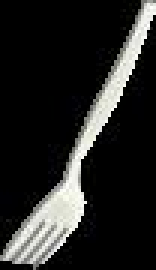
#> input picture 1_object_extraction_output/Ausschnitte/fork-big_0_02.jpg, 52 x 90 px, given in place of fork-big_04.jpg, which was not available (shown 3 times larger)
$ jupyter execute projekt-objektextraktion.ipynb   (shell and % lines are left out)   (text cells are left out)
#> lines starting #> are read from the running program, lines starting #| are printed output that depends on the picture; after the words box and inside, x2 and y2 are one past the last pixel; in counts of white or black regions, pixels touching at a corner belong together; pictures that were not available may be replaced by others from this repository, and a replacement may not be noted
### object_extraction.py
# %% [code]
#!/usr/bin/env python3
try:
    import os
    import sys
    import math
    import numpy as np
    from matplotlib.colors import rgb_to_hsv

    import logging
    from skimage.transform import resize
    from skimage.io import imsave
    from skimage.morphology import erosion,closing,area_closing,closing,opening,dilation
    from skimage.morphology import square
    from skimage.measure import label, regionprops, regionprops_table
    import pdb
    import matplotlib.pyplot as plt
    import argparse
    from glob import glob
    import configparser
    from progressbar import progressbar
    from multiprocessing import Pool
    from functools import partial

except  ModuleNotFoundError as err:
    print("""Einige Module konnten nicht importiert werden. Um dieses Skript zu starten, sollte zunächst der Befehl "source bin/activate" (oder poetry shell o.ä.) in der Kommandozeile eingegeben werden.""")
    raise
    #sys.exit(1)

def intOrNone(n):
    if n is None:
        return None
    else: return int(n)

def load_file(imstr):
    im = plt.imread(imstr)
    if len(im.shape)==2:
        im = np.stack((im,)*3, axis=-1)
    elif im.shape[2]==1:
        im = np.stack((im,)*3, axis=-1).reshape(*im.shape,3)
    elif im.shape[2]==4:
        im = im[:,:,[0,1,2]]

    return im

# [38 lines left out: function fill_borders, not called in this run]

def fill_borders_separate(im, value_to_fill=0,
                 top_fraction=0.0, bottom_fraction=0.0,
                 left_fraction=0.1, right_fraction=0.1):
    """
    top_fraction: Der Bruchteil der Bildzeilen, die oben abgeschnitten und ersetzt werden sollen.
    bottom_fraction: Der Bruchteil der Bildzeilen, die unten abgeschnitten und ersetzt werden sollen.
    left_fraction: Der Bruchteil der Bildspalten, die links abgeschnitten und ersetzt werden sollen.
    right_fraction: Der Bruchteil der Bildspalten, die rechts abgeschnitten und ersetzt werden sollen.
    """
    nRows, nCols = im.shape[0], im.shape[1]
    im_cropped = im.copy()

    # Berechne die Anzahl der Zeilen und Spalten, die ersetzt werden sollen
    n_top = int(top_fraction * nRows)
    n_bottom = int(bottom_fraction * nRows)
    n_left = int(left_fraction * nCols)
    n_right = int(right_fraction * nCols)

    logging.debug(f'Lösche {n_top} Zeilen oben, {n_bottom} Zeilen unten, {n_left} Spalten links und {n_right} Spalten rechts.')

    if len(im_cropped.shape) == 4 and im_cropped.shape[0] == 1:
        im_cropped = im_cropped.reshape(*im_cropped.shape[1:])

    if len(im_cropped.shape) == 2:
        # Für Graustufenbilder
        im_cropped[:n_top, :] = value_to_fill
        if n_bottom > 0:
            im_cropped[-n_bottom:, :] = value_to_fill

        im_cropped[:, :n_left] = value_to_fill
        if n_right > 0:
            im_cropped[:, -n_right:] = value_to_fill

    elif len(im_cropped.shape) == 3:
        # Für Farbbilder
        im_cropped[:n_top, :, :] = value_to_fill
        if n_bottom > 0:
            im_cropped[-n_bottom:, :, :] = value_to_fill

        im_cropped[:, :n_left, :] = value_to_fill
        if n_right > 0:
            im_cropped[:, -n_right:, :] = value_to_fill

    else:
        raise AssertionError('Dieser Fall wurde noch nicht berücksichtigt. Nur Graustufen- und Farbbilder werden unterstützt.')

    return im_cropped

def ask_path_creation(path,yes_to_all=False):
    """
    Fragt den Nutzer, ob das Verzeichnis <path> erstellt werden darf (falls es nicht schon existiert).
    """
    if not os.path.exists(path):
            logging.info(f"Der Pfad {path} konnte nicht gefunden werden. ")
            if not yes_to_all:
                s = input("Darf er erstellt werden (j/N)?")
                if s.lower() in ['j','y','ja','yes']:
                    mkdir=True
                else:
                    mkdir=False
            else:
                mkdir=True
            if mkdir:
                os.makedirs(path,exist_ok=True)
                logging.info(f'Pfad {path} wurde erstellt')
                path_now_exists = True
            else:
                print('Abbruch.')
                path_now_exists = False
    else:
        logging.info(f"Der Pfad {path} existiert bereits. ")
        if not yes_to_all:
            s = input("Weiterfahren (j/N)?")
            if not s.lower() in ['j','y','ja','yes']:
                print('Abbruch.')
                sys.exit(0)

        path_now_exists = True
    return path_now_exists


def generate_mask_with_hsv_threshold(im, sign=None,hue_threshold=None, saturation_threshold=None, value_threshold=None):
    """
    Erstelle eine Maske des Bildes (aktuell mit einem Schwellwert auf dem Value-Kanal des Bildes).
    """
    assert hue_threshold or saturation_threshold or value_threshold, 'Mindestens einer der Schwellwerte muss gesetzt werden'
    if sign is not None:
        print('Warning- sign is deprecated')
        value_sign=sign
        value_threshold = np.abs(value_threshold)*value_sign

    im_hsv = rgb_to_hsv(im)*np.array([255,255,1])[np.newaxis,np.newaxis,:]

    if hue_threshold:
        hue_sign = np.sign(hue_threshold)
        mask = hue_sign*im_hsv[:,:,0]>hue_threshold
    if saturation_threshold:
        saturation_sign= np.sign(saturation_threshold)
        mask = saturation_sign*im_hsv[:,:,1]>saturation_threshold
    if value_threshold:
        value_sign= np.sign(value_threshold)
        mask = value_sign*im_hsv[:,:,2]>value_threshold

    return mask

def morphology_transform(mask,shape = square,erosion_size=5,dilation_size=50):
    """
    Important morphological preprocessing TUNE HERE IF NECESSARY
    """


    mask = erosion(mask.copy(),shape(1))
    mask = dilation(mask,shape(1))

    mask = dilation(mask,shape(8))
    mask = erosion(mask,shape(8))

    return mask

def create_mask(im,top_fraction=0,bottom_fraction=0,left_fraction=0,right_fraction=0,hue_threshold=None,saturation_threshold=None,value_threshold=100,erosion_size=0,dilation_size=0):
    """
    Erstelle eine (binäre) Maske aus dem Bild im durch Randbeschneidung, HSV-Schwellwertbildung und morphologischen Transformationen.
    Die Maske soll die relevanten Ausschnitte von im angeben.

    """
    #Schneide die Ränder des Bildes ab, wo sicher keine Objekte drin sind
    im_filled= fill_borders_separate(im,top_fraction=top_fraction,bottom_fraction=bottom_fraction,left_fraction=left_fraction,right_fraction=right_fraction)

    #Generiere eine Maske (binäres Bild), welche Vordergrundpixel mit True bezeichnet, den Hintergrund mit False
    mask = generate_mask_with_hsv_threshold(im_filled,hue_threshold=hue_threshold,saturation_threshold=saturation_threshold,value_threshold=value_threshold)

    #Passe die Maske mit morphologischen Transformationen an, insbesondere, um vereinzelte Pixel zu eliminieren (Erosion) und ev. um die Maske leicht zu vergrössern (Dilatation)
    if erosion_size > 0 and dilation_size > 0:
        morphed_mask = morphology_transform(mask,erosion_size=erosion_size,dilation_size=dilation_size)
    else:
        morphed_mask = mask
    return morphed_mask,im_filled

# def create_mask(im,fraction_of_rows_to_remove=0.0,fraction_of_cols_to_remove=0.1,hue_threshold=None,saturation_threshold=None,value_threshold=100,erosion_size=5,dilation_size=50):
#     """
#     Erstelle eine (binäre) Maske aus dem Bild im durch Randbeschneidung, HSV-Schwellwertbildung und morphologischen Transformationen.
#     Die Maske soll die  relevanten Ausschnitte von im angeben.
#
#     """
#     #Schneide die Ränder des Bildes ab, wo sicher keine Objekte drin sind
#     im_filled= fill_borders(im,value_to_fill=0,fraction_of_rows_to_remove=fraction_of_rows_to_remove,fraction_of_cols_to_remove=fraction_of_cols_to_remove)
#
#     #Generiere eine Maske (binäres Bild), welche Vordergrundpixel mit True bezeichnet, den Hintergrund mit False
#     mask = generate_mask_with_hsv_threshold(im_filled,hue_threshold=hue_threshold,saturation_threshold=saturation_threshold,value_threshold=value_threshold)
#
#     #Passe die Maske mit morphologischen Transformationen an, insbesondere, um vereinzelte Pixel zu eliminieren (Erosion) und ev. um die Maske leicht zu vergrössern (Dilatation)
#     morphed_mask = morphology_transform(mask,erosion_size=erosion_size,dilation_size=dilation_size)
#     return morphed_mask,im_filled

def create_masked_image(im,mask):
    """
    Erstelle mit der Maske eine Version von im, in welcher alle Hintergrundpixel auf den Wert 0 gesetzt werden. Schneide die Bildteile ausserhalb der Maske ab.
    """
    masked_image = np.where(mask,1,0)[:,:,np.newaxis]*im
    return masked_image

def extract_regions(label_img,masked_image,fraction_of_rows_to_remove=0):
    regions = regionprops(label_img,intensity_image=masked_image)
    Nrows,Ncols=masked_image.shape[:2]
    region_images_list=[]
    for props in regions:
        bx,by,minr,maxr,minc,maxc,orientation = compute_bb(props)
        if minr >= fraction_of_rows_to_remove*Nrows and maxr <=Nrows-fraction_of_rows_to_remove*Nrows:
            mi = masked_image[minr:maxr,minc:maxc]
            region_images_list.append(mi)
        #angle = 180*orientation/np.pi

    return region_images_list,regions

# [18 lines left out: function show_extracted_regions, not called in this run]

def object_segmentation(morphed_mask,masked_image,fraction_of_rows_to_remove=0):
    """
    Erzeuge mit der Maske Objektsegmente und schneide diese in masked_image aus.
    """
    label_img = label(morphed_mask)

    regionlist,regions = extract_regions(label_img,masked_image,fraction_of_rows_to_remove=fraction_of_rows_to_remove)

    return regionlist,regions


def image_preprocessing(im,**kwargs):
    """
    Diese Routine enthält die ganze Vorverarbeitung eines Rohbildes. Rückgabe:
    regionlist und regions: enthalten Informationen über die gefundenen Objekte
    mask: Maske, mit welcher die Objekte ausgeschnitten wurden
    masked_image: Originalbild mit unterdrücktem Hintergrund
    """
    #Erstelle eine Maske für das Bild.
    morphed_mask,im_filled = create_mask(im,**kwargs)

    #Erstelle mit der Maske eine Version von im, in welcher alle Hintergrundpixel auf den Wert 0 gesetzt werden
    masked_image = create_masked_image(im_filled,morphed_mask)

    # Das Bild enthält nun nur noch relevante Pixel (alle anderen wurden ausmaskiert). Segmentiere nun das Bild, um Objekte zu erhalten.
    fraction_of_rows_to_remove = kwargs['top_fraction'] + kwargs['bottom_fraction']
    regionlist,regions = object_segmentation(morphed_mask,masked_image,fraction_of_rows_to_remove=fraction_of_rows_to_remove)

    return regionlist,regions,morphed_mask,masked_image

def insert_region_number(basename,ireg):
    """
    Gemäss Konvention können wir Dateinamen der Form <irgendwas>_<Klassenname>.jpg haben.
    Die extrahierten Regionen sollen dann so heissen: <irgendwas>_<region_index>_<Klassenname>.jpg
    >>> insert_region_number('image_123_Hund.jpg',5)
    'image_123_5_Hund.jpg'
    """
    basename,ext = os.path.splitext(basename)

    start = basename.rfind('_')
    end = basename.rfind('.')
    return f'{basename[:start]}_{ireg}_{basename[start+1:]}{ext}'


def save_regionlist_to_folder(fn,regionlist,regions,outputpath,write_summary_file=False,min_num_pixels=0):
    """
    min_num_pixels: Kleinste Region (in Anzahl Pixel), welche gespeichert wird
    """
    fnpart = os.path.basename(fn)
    for ireg,(regA,region) in enumerate(zip(regionlist,regions)):
        #if region.image.shape[0]*region.image.shape[1]<=min_num_pixels: #region.num_pixels<= min_num_pixels, regA.shape[0]*regA.shape[1]?
        if region.area <= min_num_pixels: #region.num_pixels<= min_num_pixels, regA.shape[0]*regA.shape[1]?
            logging.info(f'skipping region: num_pix={region.num_pixels},shape:{regA.shape},area:{region.area}, as num_pix is < {min_num_pixels}')
            continue
        #erstelle einen Dateinamen auf der Basis des Elternnamens, so dass allfällige Klassennamen immer noch an der richtigen Stelle (zuletzt, hinter dem letzten "_") stehen.
        region_filename = insert_region_number(fnpart,ireg)

        assert os.path.exists(outputpath),f'Der Pfad {outputpath} sollte existieren.'
        outfile = os.path.join(outputpath,region_filename)
        imsave(outfile,regA.astype('uint8'))

    if (len(regionlist)>1) and write_summary_file:
        outfile = os.path.join(outputpath,fnpart+'_all.jpg')

        fig = plt.figure()
        show_extracted_regions(regionlist,axlist=None,fig=fig)
        logging.info(f'writing to {outfile}')

        fig.savefig(outfile)
    return True


# [19 lines left out: function debug_extraction, not called in this run]

def compute_bb(props):
    y0, x0 = props.centroid
    orientation = props.orientation
    x1 = x0 + math.cos(orientation) * 0.5 * props.axis_minor_length
    y1 = y0 - math.sin(orientation) * 0.5 * props.axis_minor_length
    x2 = x0 - math.sin(orientation) * 0.5 * props.axis_major_length
    y2 = y0 - math.cos(orientation) * 0.5 * props.axis_major_length

    minr, minc, maxr, maxc = props.bbox
    bx = (minc, maxc, maxc, minc, minc)
    by = (minr, minr, maxr, maxr, minr)
    return bx,by,minr,maxr,minc,maxc,orientation


# [76 lines left out: functions show_region, mark_regions_in_masked_image, write_config_file, not called in this run]

def process_file(fn,top_fraction=0,bottom_fraction=0,left_fraction=0,right_fraction=0,hue_threshold=None,saturation_threshold=None,value_threshold=100,erosion_size=0,dilation_size=0,min_num_pixels=0,outputpath='/tmp/',write_summary_file=True,preprocessing_resolution=None):
    """
    Objektextraktion aus einer Datei. <fn> ist eine Bilddatei. Die Schlüsselwortargumente werden an image_processing weitergeleitet.
    """

    im = load_file(fn)
    if preprocessing_resolution is not None:
        if preprocessing_resolution[0]< im.shape[0] and preprocessing_resolution[1]< im.shape[1]:
            im = (255*resize(im,preprocessing_resolution)).astype('uint8') #resize ergibt ein Bild im mit Wertebereich (0,1)
        else:
            logging.warning(f'preprocessing resolution {preprocessing_resolution} ist nicht kleiner als die ursprüngliche Bildgrösse {im.shape}. Bildgrösse wird nicht verändert')

    regionlist,regions,morphed_mask,masked_image = image_preprocessing(im,top_fraction=top_fraction,bottom_fraction=bottom_fraction,left_fraction=left_fraction,right_fraction=right_fraction,hue_threshold=hue_threshold,saturation_threshold=saturation_threshold,value_threshold=value_threshold,erosion_size=erosion_size,dilation_size=dilation_size)
    #        fig = debug_extraction(im)
    #        fig.savefig('debug.png')
    fnpart = os.path.splitext(os.path.basename(fn))[0]
    continue_the_loop = save_regionlist_to_folder(fn,regionlist,regions,outputpath,write_summary_file=write_summary_file,min_num_pixels=min_num_pixels)
    return continue_the_loop

# [71 lines left out: functions parse_arguments, process_arguments, not called in this run]

def main(imgfns,kwargs):
    if kwargs['num_cores']>1:
        with Pool(kwargs['num_cores']) as p:
            # partial erstellt eine Funktion mit einem einzigen Argument, dem Dateinamen
            # p.map verteilt die Berechnung auf num_cores Kerne
            del kwargs['num_cores']
            if 'write_summary_file' in kwargs: del kwargs['write_summary_file']
            single_argument_process_file = partial(process_file, **kwargs)
            retVals = p.map(single_argument_process_file, imgfns)
    else:
        del kwargs['num_cores']
        if 'write_summary_file' in kwargs: del kwargs['write_summary_file']
        for fn in progressbar(imgfns):
            continue_the_loop = process_file(fn,**kwargs)

            if not continue_the_loop:
                break
    outputpath_Ausschnitte = kwargs['outputpath']
    logging.info(f'Die Bildausschnitte wurden hierher kopiert: {outputpath_Ausschnitte}')


### projekt-objektextraktion.ipynb
[cell 1]
pr = 225,400 #PREPROCESSING_RESOLUTION, --preprocessing_resolution
tf = 0  #TOP_FRACTION, --top_fraction
bf = 0  #BOTTOM_FRACTION, --bottom_fraction
lf = 0  #LEFT_FRACTION, --left_fraction
rf = 0.3  #RIGHT_FRACTION, --right_fraction


sign = +1 # +1 for black background, -1 for white background
vth = 160    #VALUE_THRESHOLD, --value_threshold
es = 2     #EROSION_SIZE, --erosion_size
ds = 3     #DILATION_SIZE, --dilation_size
mpx = 200 #MINIMUM NUMBER OF PIXELS, --minimum_number_of_pixels
Bilddateiendung = 'jpg' #Dateiendung der Bilder, ohne "."

[cell 2]
from object_extraction import *

[cell 3]
import os
# [4 lines of commented-out code are left out]

[cell 4]
from pathlib import Path #Path ist eien Klasse, welche den Umgang mit Dateipfaden erleichtert
pfad_zu_daten_string = 'Daten'
pfad_zu_daten = Path(pfad_zu_daten_string)

pfad_zu_object_extraction =  Path('object_extraction')

[cell 5]
from object_extraction import *

[cell 6]
import pandas as pd
import matplotlib.pyplot as plt
from matplotlib.pyplot import imshow
from PIL import Image

def show_image(im):
    imshow(im)
    ax = plt.gca()
    ax.set_xticks([]); ax.set_yticks([]);
    return ax

# [8 lines left out: function choose_an_image, not called in this run]

#im = choose_an_image()
im = load_file('Daten/fork-big_04.jpg')
#> in load_file, im is the input picture: shape (90, 52, 3); mean R, G, B 36.9, 37.2, 35.9
show_image(im)

[cell 7]
#im = choose_an_image()
im = load_file('Daten/fork-small-01.jpg')
#> call 2 of load_file, with imstr = 'Daten/fork-small-01.jpg'
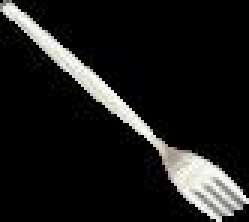
#> input picture 1_object_extraction_output/Ausschnitte/fork-big_0_03.jpg, 83 x 74 px, given in place of fork-small-01.jpg, which was not available (shown 3 times larger)
#> in load_file, im is the input picture: shape (74, 83, 3); mean R, G, B 27.4, 27.4, 26.4
show_image(im);

[cell 8]
im.shape

[cell 9]
im_resized = (255*resize(im,pr)).astype('uint8')
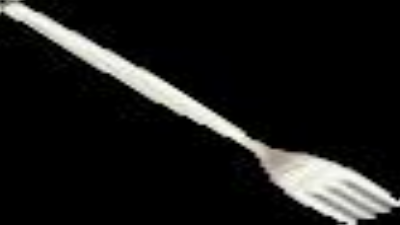
#> im_resized: shape (225, 400, 3); mean R, G, B 27.2, 27.3, 26.3
show_image(im_resized);

[cell 10]
im_resized.shape

[cell 11]
#im_filled = fill_borders(im_resized,value_to_fill=0,fraction_of_rows_to_remove=0.1,fraction_of_cols_to_remove=0)
im_filled = fill_borders_separate(im_resized, top_fraction=tf, bottom_fraction=bf, left_fraction=lf, right_fraction=rf)
#> in fill_borders_separate, `im_cropped[:, -n_right:, :] = value_to_fill`:
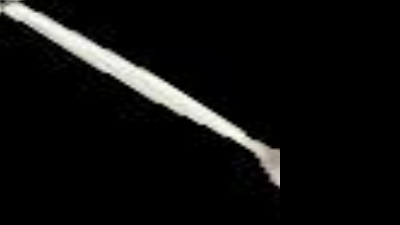
#> im_cropped: shape (225, 400, 3); 9.65% of pixels changed, all inside (x1, y1, x2, y2) = (280, 122, 400, 225)

show_image(im_filled);

[cell 12]
mask = generate_mask_with_hsv_threshold(im_filled,hue_threshold=None,saturation_threshold=None, value_threshold=vth)
#> in generate_mask_with_hsv_threshold, `mask = value_sign*im_hsv[:,:,2]>value_threshold`:
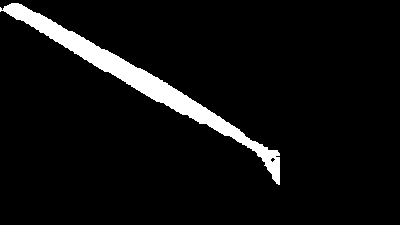
#> mask: shape (225, 400) bool; 5.8% white; 1 white region, box (x1, y1, x2, y2) and area: (0, 3, 280, 185) 5228

plt.figure();show_image(mask);

masked_image = create_masked_image(im_filled,mask)
#> in create_masked_image, `masked_image = np.where(mask,1,0)[:,:,np.newaxis]*im`:
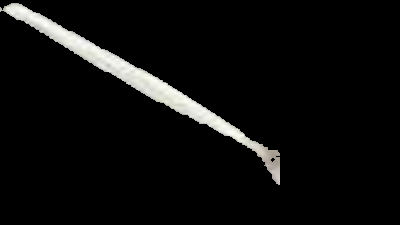
#> masked_image: shape (225, 400, 3) int64; mean R, G, B 12.7, 12.7, 12.2
plt.figure();show_image(masked_image);

[cell 13]
help(generate_mask_with_hsv_threshold)

[cell 14]
if es > 0 and ds > 0:
    morphed_mask = morphology_transform(mask,shape = square,erosion_size=es,dilation_size=ds)
#> in morphology_transform, `mask = dilation(mask,shape(8))`:
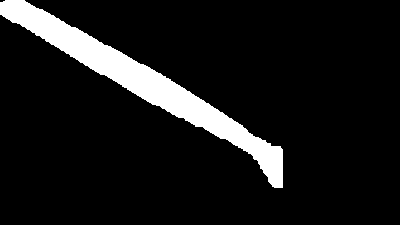
#> mask: shape (225, 400) bool; 9.4% white; 1 white region, box (x1, y1, x2, y2) and area: (0, 0, 283, 188) 8473
#> in morphology_transform, `mask = erosion(mask,shape(8))`:
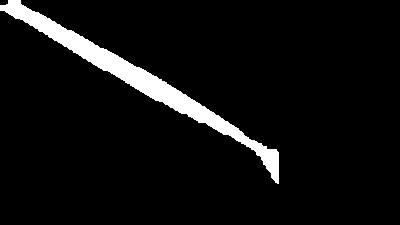
#> mask: shape (225, 400) bool; 5.9% white; 1 white region, box (x1, y1, x2, y2) and area: (0, 0, 279, 184) 5282
else:
    morphed_mask = mask
show_image(morphed_mask);

[cell 15]
morphed_mask,im_filled  = create_mask(im_resized,top_fraction=tf, bottom_fraction=bf, left_fraction=lf, right_fraction=rf,hue_threshold=None,saturation_threshold=None,value_threshold=vth,erosion_size=es,dilation_size=ds)
#> (the rest of the program and of its run is left out)
